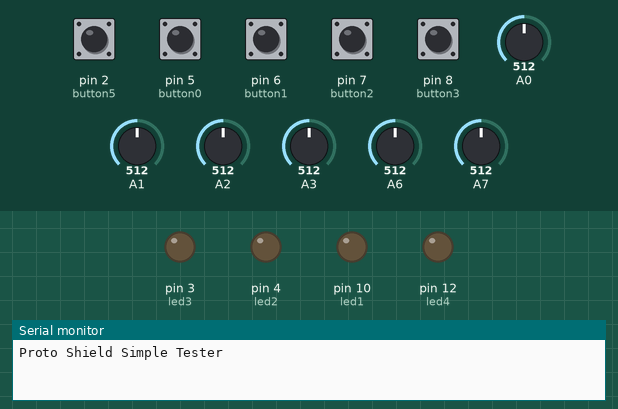
A sketch run on a simulated Arduino Uno, built with avr-gcc and run on an emulated ATmega328P. Shown: output pins drawn as LEDs (lit = HIGH), the last lines printed to the serial monitor. The inputs (shaded band) are chosen by the test bench; at power-on: pin 2 (button5), pin 5 (button0), pin 6 (button1), pin 7 (button2), pin 8 (button3) HIGH, A0 = 512, A1 = 512, A2 = 512, A3 = 512, A6 = 512, A7 = 512.

Above: at 1.5 s.
1.6 s: pin 5 (button0) pulled LOW for 0.15 s
At 1.69 s:
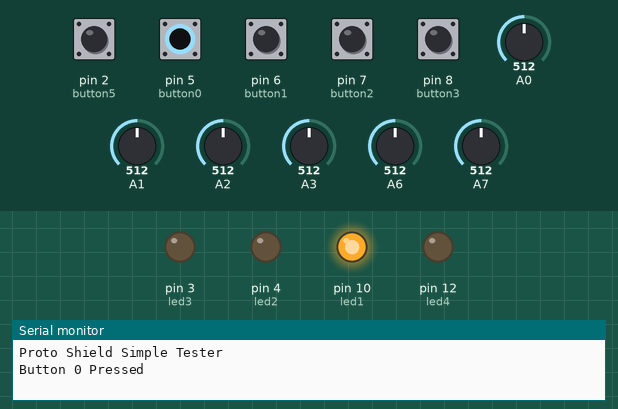
3.2 s: pin 6 (button1) pulled LOW for 0.15 s
At 3.29 s:
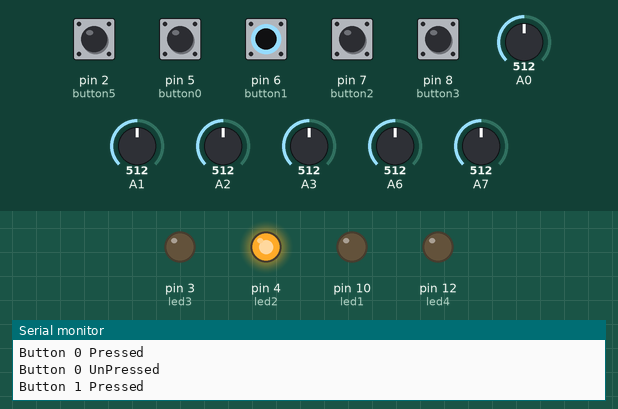
4.8 s: pin 7 (button2) pulled LOW for 0.15 s
At 4.89 s:
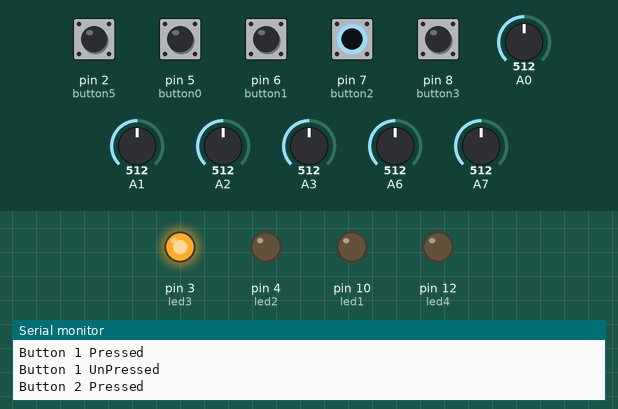
6.4 s: pin 8 (button3) pulled LOW for 0.15 s
At 6.48 s:
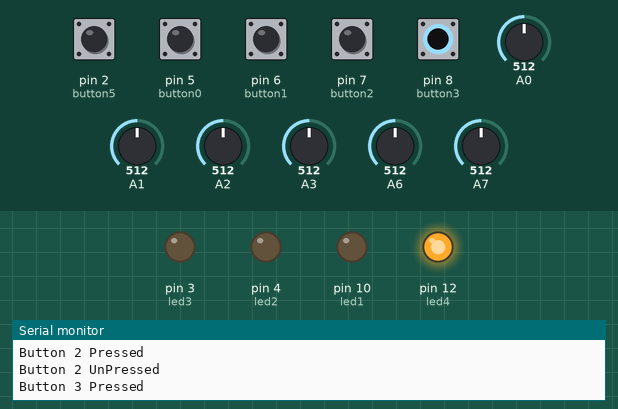
8.0 s: pin 2 (button5) pulled LOW for 0.15 s
9.6 s: pin 5 (button0) driven LOW and pin 6 (button1) driven LOW
At 10.5 s:
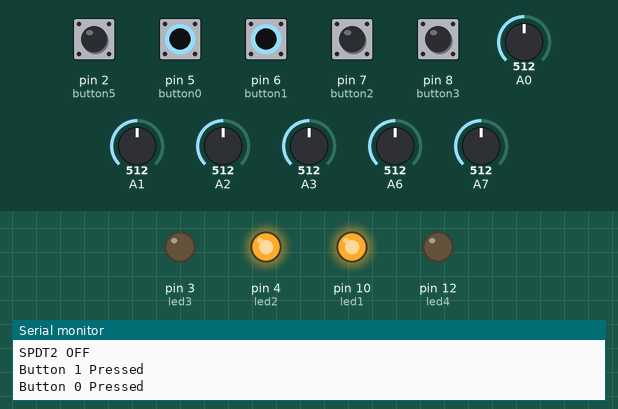
Timing chart, 0 to 12.1 s (numbered marks = the images above; inputs shaded):
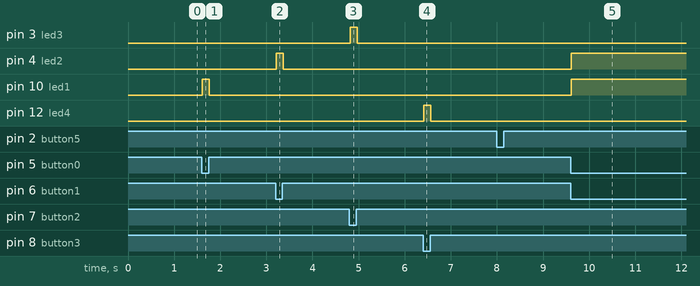

The sketch:

Teensy_Shield_Test_Simple.ino
```cpp
// I release this code is in the public domain, remix, use, profit etc

#include <Bounce.h>

Bounce button0 = Bounce(5, 15); // D6 pushbuttons 1-4
Bounce button1 = Bounce(6, 15);
Bounce button2 = Bounce(7, 15);
Bounce button3 = Bounce(8, 15);

Bounce button4 = Bounce(1, 15); // SPDT1
Bounce button5 = Bounce(2, 15); // SPDT2

float knob_A1;
float knob_A2;
float knob_A3;
float knob_A4;
float knob_A5;
float knob_A6;

const int led1 = 10;
const int led2 = 4;
const int led3 = 3;
const int led4 = 12;

void setup()
{
  Serial.begin(9600);
  pinMode(5, INPUT_PULLUP); // Turn on pullups in the Teensy otherwise buttons won't work
  pinMode(6, INPUT_PULLUP);
  pinMode(7, INPUT_PULLUP);
  pinMode(8, INPUT_PULLUP);

  pinMode(1, INPUT_PULLUP);
  pinMode(2, INPUT_PULLUP);

  pinMode(led1, OUTPUT);
  pinMode(led2, OUTPUT);

  pinMode(led3, OUTPUT);
  pinMode(led4, OUTPUT);
  delay(300);
  Serial.println("Proto Shield Simple Tester");
}

void loop()
{
  readButtons(); // Read all buttons and switches, turns on/off leds
  readPots(); // Prints pot values
}

void readButtons()
{
  button0.update();
  button1.update();
  button2.update();
  button3.update();
  button4.update();
  button5.update();

    if (button0.risingEdge())
   {
    digitalWrite(led1, LOW);
    Serial.println("Button 0 UnPressed");
   }

   if (button0.fallingEdge())
   {
    digitalWrite(led1, HIGH);
    Serial.println("Button 0 Pressed");
   }

    if (button1.risingEdge())
   {
    digitalWrite(led2, LOW);
    Serial.println("Button 1 UnPressed");
   }

   if (button1.fallingEdge())
   {
    digitalWrite(led2, HIGH);
    Serial.println("Button 1 Pressed");
   }

    if (button2.risingEdge())
   {
    digitalWrite(led3, LOW);
    Serial.println("Button 2 UnPressed");
   }

   if (button2.fallingEdge())
   {
    digitalWrite(led3, HIGH);
    Serial.println("Button 2 Pressed");
   }

    if (button3.risingEdge())
   {
    digitalWrite(led4, LOW);
    Serial.println("Button 3 UnPressed");
   }

   if (button3.fallingEdge())
   {
    digitalWrite(led4, HIGH);
    Serial.println("Button 3 Pressed");
   }

    if (button4.risingEdge())
   {
    Serial.println("SPDT2 ON");
   }

   if (button4.fallingEdge())
   {
    Serial.println("SPDT2 OFF");
   }

    if (button5.risingEdge())
   {
    Serial.println("SPDT2 OFF");
   }

   if (button5.fallingEdge())
   {
    Serial.println("SPDT2 ON");
   }
}

void readPots()
{

  knob_A1 = (float)analogRead(14) / 1024.0; // pin14
  knob_A2 = (float)analogRead(15) / 1024.0; // pin 15

  knob_A3 = (float)analogRead(21) / 1024.0; // VR1
  knob_A4 = (float)analogRead(20) / 1024.0; // VR2

  knob_A5 = (float)analogRead(16) / 1024.0; // VR3
  knob_A6 = (float)analogRead(17) / 1024.0; // VR4

//  Serial.print("knob 1: ");
//  Serial.print (knob_A1);
//  Serial.print("knob 2: ");
//  Serial.print (knob_A2);
//
//  Serial.print("knob 3: ");
//  Serial.print (knob_A3);
//  Serial.print("knob 4: ");
//  Serial.print (knob_A4);
//
//  Serial.print("knob 5: ");
//  Serial.print (knob_A5);
//  Serial.print("knob 6: ");
//  Serial.println (knob_A6);
}
```

Measured:
- after the input at 1.6 s, pin 10 (led1): LOW → HIGH at once, → LOW 0.15 s later
- after the input at 3.2 s, pin 4 (led2): LOW → HIGH at once, → LOW 0.15 s later
- after the input at 4.8 s, pin 3 (led3): LOW → HIGH at once, → LOW 0.15 s later
- after the input at 6.4 s, pin 12 (led4): LOW → HIGH at once, → LOW 0.15 s later
- after the input at 9.6 s, pin 4 (led2), pin 10 (led1): LOW → HIGH at once
